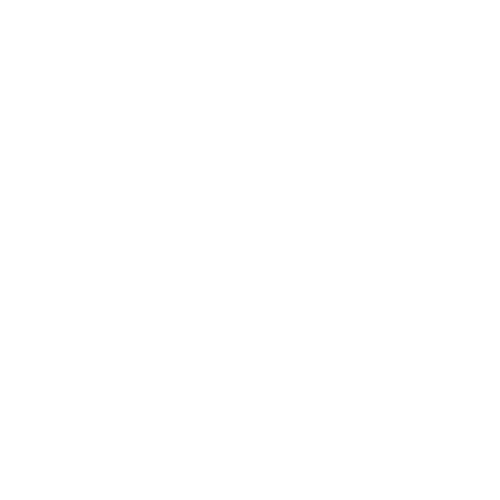
Frame 1 (no input)
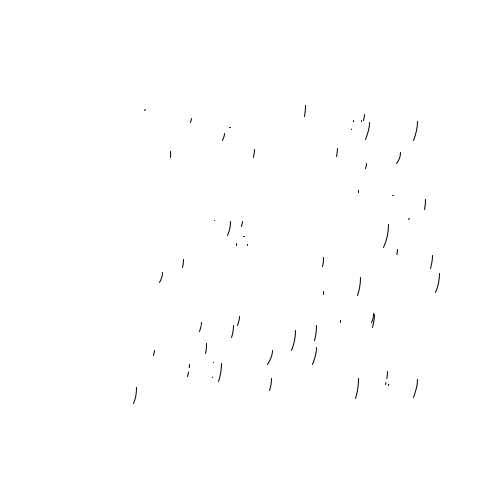
Frame 60 (the mouse pressed at the canvas centre just before this capture)
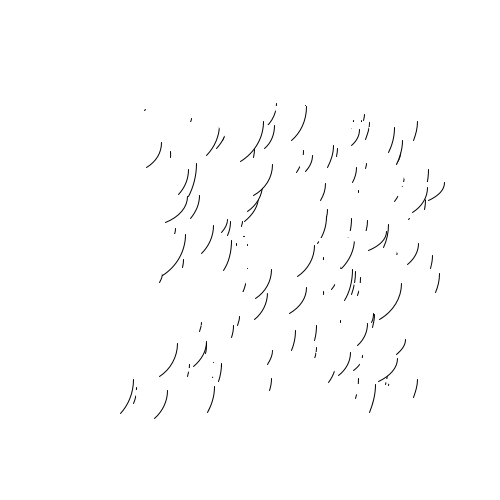
Frame 120 (the mouse held since frame 60 and released just before this capture)

The Processing sketch that drew these frames (run headless with seeded random() and noise(); from frame 60 on, the mouse is pressed at the canvas centre):

// Processing sketch: processing_115425
// ── processing_115425.pde

float s1;
float s2;



float x1;
float y1;
  float r=radians(0);

void setup(){
size(500,500);
background(255);  
}
void draw(){
  
  x1=int(random(100,400));
  y1=int(random(100,400));
  
  s1=int(random(50,100));
  s2=int(random(50,100));
  
  arc(x1,y1,s1,s2,0,r);
  r=r+radians(0.5);
  
  
  
  
  
  
}
